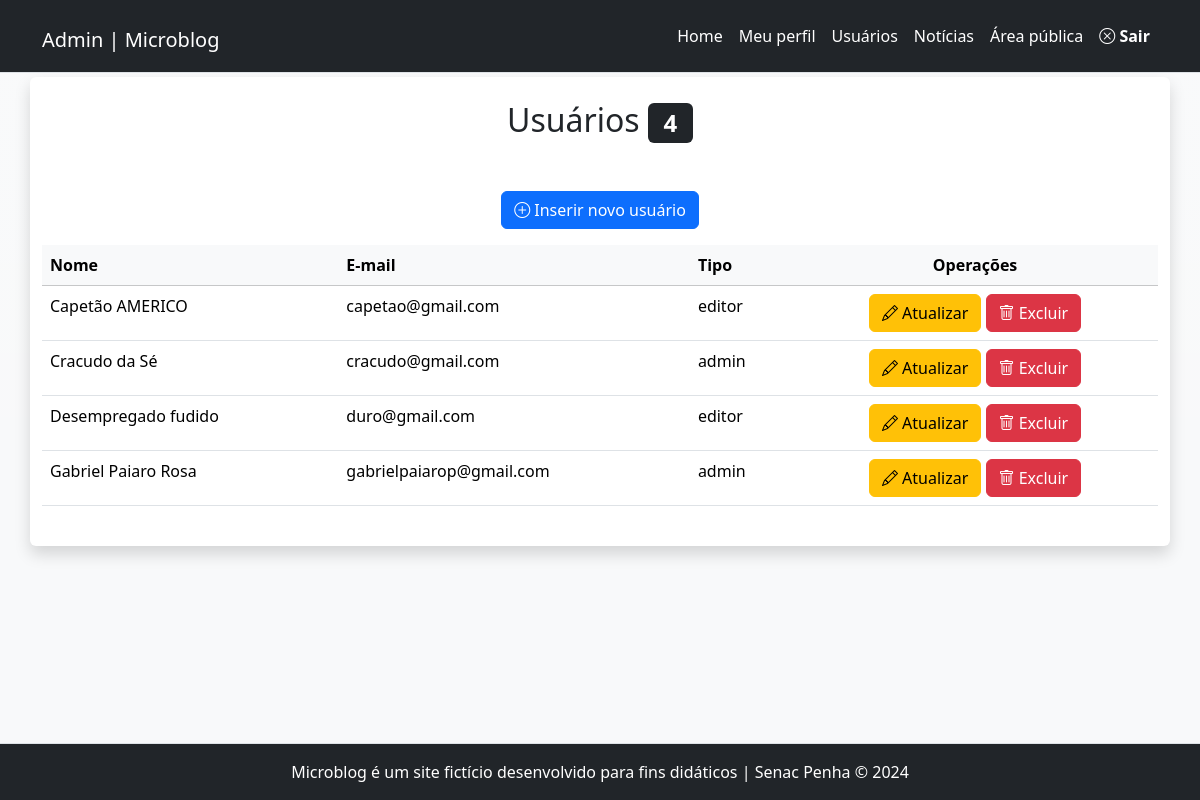
The app's page /admin/usuarios.php (signed in) with its own data.
### tables this page shows
CREATE TABLE `usuarios` (
  `id` int(11) NOT NULL,
  `nome` varchar(50) NOT NULL,
  `senha` varchar(255) NOT NULL,
  `email` varchar(45) NOT NULL,
  `tipo` enum('admin','editor') NOT NULL
);

### inc/funcoes-usuarios.php (called while the page is built, shortened)
<?php
function lerUsuarios($conexao)
{
    $sql = "SELECT id,nome,tipo,email FROM usuarios ORDER BY nome";
    $resultado = mysqli_query($conexao, $sql) or die(mysqli_error($conexao));
    return mysqli_fetch_all($resultado, MYSQLI_ASSOC);
}

### admin/usuarios.php (the view, shortened to what this page needs)
<?php
require_once "../inc/cabecalho-admin.php";
require_once "../inc/funcoes-usuarios.php";
$listaUsuarios = lerUsuarios($conexao);
?>
<div class="row">
	<article class="col-12 bg-white rounded shadow my-1 py-4">
		<h2 class="text-center">
		Usuários <span class="badge bg-dark"><?=count($listaUsuarios)?></span>
		</h2>
		<p class="text-center mt-5">
			<a class="btn btn-primary" href="usuario-insere.php">
			<i class="bi bi-plus-circle"></i>
			Inserir novo usuário</a>
		</p>
		<div class="table-responsive">
			<table class="table table-hover">
				<thead class="table-light">
					<tr>
						<th>Nome</th>
						<th>E-mail</th>
						<th>Tipo</th>
						<th class="text-center">Operações</th>
					</tr>
				</thead>
				<tbody>
<?php foreach ($listaUsuarios as $usuario){ ?>
					<tr>
						<td> <?=$usuario["nome"]?> </td>
						<td> <?=$usuario["email"]?> </td>
						<td> <?=$usuario["tipo"]?></td>
						<td class="text-center">
							<a class="btn btn-warning"
							href="usuario-atualiza.php?id=<?=$usuario["id"]?>">
							<i class="bi bi-pencil"></i> Atualizar
							</a>
							<a class="btn btn-danger excluir"
							href="usuario-exclui.php?id=<?=$usuario["id"]?>">
							<i class="bi bi-trash"></i> Excluir
							</a>
						</td>
					</tr>
				<?php } ?>
				</tbody>
			</table>
	</div>
	</article>
</div>
<?php
require_once "../inc/rodape-admin.php";
?>

### records on screen
usuarios: nome "Capetão AMERICO", email "capetao@gmail.com", tipo "editor"
usuarios: nome "Cracudo da Sé", email "cracudo@gmail.com", tipo "admin"
usuarios: nome "Desempregado fudido", email "duro@gmail.com", tipo "editor"
usuarios: nome "Gabriel Paiaro Rosa", email "gabrielpaiarop@gmail.com", tipo "admin"

### other values on screen
count($listaUsuarios) "4"
